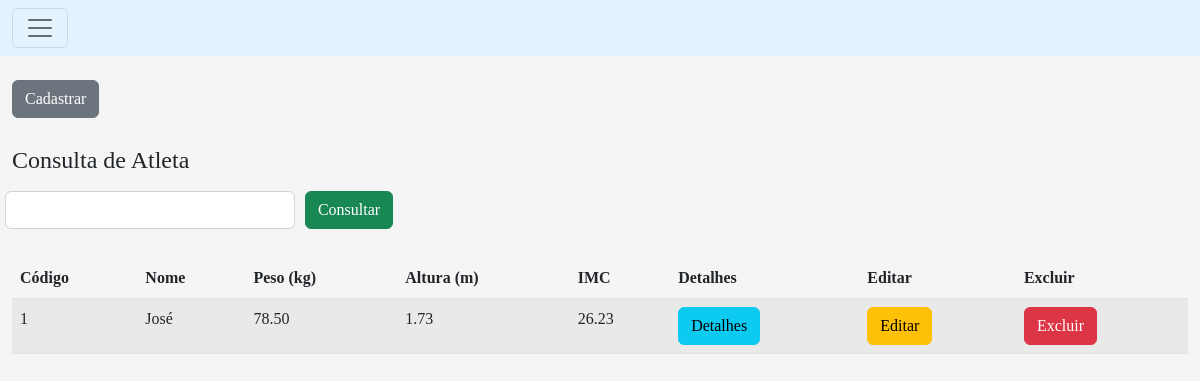
The page /exemplocrud/crud-padrao/pages/atleta/index.php?filtro=José on the database its author committed.
### tables this page shows
CREATE TABLE atleta(
    codigo INT NOT NULL UNIQUE AUTO_INCREMENT,
    nome VARCHAR(100),
    peso DECIMAL(8,2),
    altura DECIMAL(8,2),
    PRIMARY KEY (codigo)
);

### exemplocrud/crud-padrao/pages/atleta/index.php (the view, shortened to what this page needs)
<?php
    include '../header.php';
    ?>
    <div class="container-fluid">
    <br>
    <a class='btn btn-secondary'href="cad.php">Cadastrar</a>
    <br><br>
    <form action="" method="get">
        <fieldset>
        <legend>Consulta de Atleta</legend>
        <div class="row align-items-end">
            <div class="col-3">
                <input class="form-control" type="text" name="filtro" id="filtro">
            </div>
            <div class="col-1">
            <button type="submit" class="btn btn-success">Consultar</button>
            </div>
        </div>
        </fieldset>
    </form>
    <br>
    <table class="table table-striped">
    <thead>
        <tr class='table-titulo'>
            <th>Código</th>
            <th>Nome</th>
            <th>Peso (kg)</th>
            <th>Altura (m)</th>
            <th>IMC</th>
            <th>Detalhes</th>
            <th>Editar</th>
            <th>Excluir</th>
        </tr>
    </thead>
    <tbody>
<?php
    $conexao = Conexao::getInstance();
    $filtro = isset($_GET['filtro']) ? $_GET['filtro']: "";
    $consulta=$conexao->query("SELECT * FROM atleta where nome like '$filtro%';");
    while($linha=$consulta->fetch(PDO::FETCH_ASSOC)){
        $conta = $linha["peso"] / ($linha["altura"] * $linha["altura"]);
        if($conta > 35){
            echo "<tr>
                   <td>{$linha['codigo']}</td>
                   <td>{$linha['nome']}</td>
                   <td>{$linha['peso']}</td>
                   <td>{$linha['altura']}</td>
                   <td style='color:red'>".round($conta, $precision = 2)."</td>
                   <td><a class='btn btn-info' href='show.php?codigo={$linha['codigo']}'>Detalhes</a></td>
                   <td><a class='btn btn-warning' href='cad.php?acao=editar&codigo={$linha['codigo']}'>Editar</a></td>
                   <td><a class='btn btn-danger' onClick = 'return excluir();' href='acao.php?acao=excluir&codigo={$linha['codigo']}'.>Excluir</a></td>
                  </tr>\n";
        }else{
            echo "<tr>
                    <td>{$linha['codigo']}</td>
                    <td>{$linha['nome']}</td>
                    <td>{$linha['peso']}</td>
                    <td>{$linha['altura']}</td>
                    <td>".round($conta, $precision = 2)."</td>
                    <td><a class='btn btn-info' href='show.php?codigo={$linha['codigo']}'>Detalhes</a></td>
                    <td><a class='btn btn-warning' href='cad.php?acao=editar&codigo={$linha['codigo']}'>Editar</a></td>
                    <td><a class='btn btn-danger' onClick = 'return excluir();' href='acao.php?acao=excluir&codigo={$linha['codigo']}'.>Excluir</a></td>
                  </tr>\n";
        }
    }
?>
</tbody>
</table>
</div>
<?php include '../footer.php'; ?>

### assets/css/estilo.css (style rules this page uses)
body { font-family: 'Abel', sans-serif; background-image: url("paper.gif"); background-color: #F5F5F5; font-family: 'Irish Grover', cursive; }
.col-1 { width: 8.33%; }
.col-3 { width: 24.99%; }
* { box-sizing: border-box; }
[class*="col"] { float:left; padding: 5px; }
.row { clear: both; }
.form-control { color: rgb(247, 234, 234); }

### rows shown on the page
atleta: codigo "1", nome "José", peso "78.50", altura "1.73", conta "26.23"
